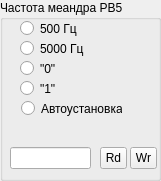
   <widget class="QGroupBox" name="groupBox_2">
    <property name="geometry">
     <rect>
      <x>240</x>
      <y>405</y>
      <width>161</width>
      <height>181</height>
     </rect>
    </property>
    <property name="title">
     <string>Частота меандра PB5</string>
    </property>
    <widget class="QLineEdit" name="leFreqMeandr">
     <property name="geometry">
      <rect>
       <x>10</x>
       <y>147</y>
       <width>81</width>
       <height>22</height>
      </rect>
     </property>
     <property name="font">
      <font>
       <pointsize>9</pointsize>
      </font>
     </property>
    </widget>
    <widget class="QToolButton" name="tbFreqMeandrRd">
     <property name="geometry">
      <rect>
       <x>100</x>
       <y>147</y>
       <width>27</width>
       <height>22</height>
      </rect>
     </property>
     <property name="text">
      <string>Rd</string>
     </property>
    </widget>
    <widget class="QRadioButton" name="rb500">
     <property name="geometry">
      <rect>
       <x>20</x>
       <y>20</y>
       <width>82</width>
       <height>17</height>
      </rect>
     </property>
     <property name="text">
      <string>500 Гц</string>
     </property>
    </widget>
    <widget class="QRadioButton" name="rb5000">
     <property name="geometry">
      <rect>
       <x>20</x>
       <y>40</y>
       <width>82</width>
       <height>17</height>
      </rect>
     </property>
     <property name="text">
      <string>5000 Гц</string>
     </property>
    </widget>
    <widget class="QRadioButton" name="rbOff">
     <property name="geometry">
      <rect>
       <x>20</x>
       <y>60</y>
       <width>82</width>
       <height>17</height>
      </rect>
     </property>
     <property name="text">
      <string>&quot;0&quot;</string>
     </property>
    </widget>
    <widget class="QToolButton" name="tbFreqMeandrWr">
     <property name="geometry">
      <rect>
       <x>130</x>
       <y>147</y>
       <width>27</width>
       <height>22</height>
      </rect>
     </property>
     <property name="text">
      <string>Wr</string>
     </property>
    </widget>
    <widget class="QRadioButton" name="rbOn">
     <property name="geometry">
      <rect>
       <x>20</x>
       <y>80</y>
       <width>82</width>
       <height>17</height>
      </rect>
     </property>
     <property name="text">
      <string>&quot;1&quot;</string>
     </property>
    </widget>
    <widget class="QRadioButton" name="rbAuto">
     <property name="geometry">
      <rect>
       <x>21</x>
       <y>100</y>
       <width>101</width>
       <height>17</height>
      </rect>
     </property>
     <property name="text">
      <string>Автоустановка</string>
     </property>
    </widget>
   </widget>
